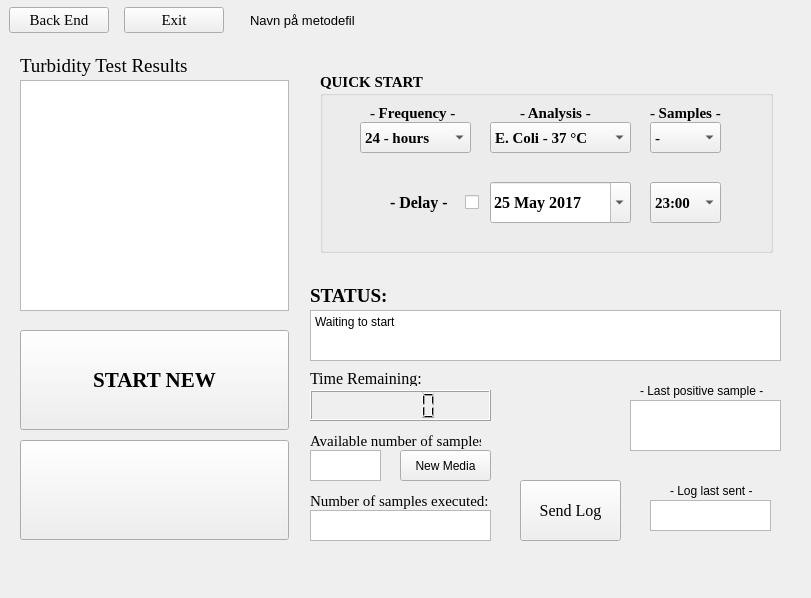
<?xml version="1.0" encoding="UTF-8"?>
<ui version="4.0">
 <class>Form</class>
 <widget class="QWidget" name="Form">
  <property name="geometry">
   <rect>
    <x>0</x>
    <y>0</y>
    <width>811</width>
    <height>598</height>
   </rect>
  </property>
  <property name="windowTitle">
   <string>Form</string>
  </property>
  <widget class="QLabel" name="label_4">
   <property name="geometry">
    <rect>
     <x>310</x>
     <y>280</y>
     <width>81</width>
     <height>31</height>
    </rect>
   </property>
   <property name="font">
    <font>
     <family>Times New Roman</family>
     <pointsize>14</pointsize>
     <weight>75</weight>
     <bold>true</bold>
    </font>
   </property>
   <property name="text">
    <string>STATUS:</string>
   </property>
  </widget>
  <widget class="QTextBrowser" name="status_browser">
   <property name="geometry">
    <rect>
     <x>310</x>
     <y>310</y>
     <width>471</width>
     <height>51</height>
    </rect>
   </property>
   <property name="html">
    <string>&lt;!DOCTYPE HTML PUBLIC &quot;-//W3C//DTD HTML 4.0//EN&quot; &quot;http://www.w3.org/TR/REC-html40/strict.dtd&quot;&gt;
&lt;html&gt;&lt;head&gt;&lt;meta name=&quot;qrichtext&quot; content=&quot;1&quot; /&gt;&lt;style type=&quot;text/css&quot;&gt;
p, li { white-space: pre-wrap; }
&lt;/style&gt;&lt;/head&gt;&lt;body style=&quot; font-family:'MS Shell Dlg 2'; font-size:8.25pt; font-weight:400; font-style:normal;&quot;&gt;
&lt;p style=&quot; margin-top:0px; margin-bottom:0px; margin-left:0px; margin-right:0px; -qt-block-indent:0; text-indent:0px;&quot;&gt;&lt;span style=&quot; font-size:9pt;&quot;&gt;Waiting to start&lt;/span&gt;&lt;/p&gt;&lt;/body&gt;&lt;/html&gt;</string>
   </property>
  </widget>
  <widget class="QLabel" name="label_7">
   <property name="geometry">
    <rect>
     <x>640</x>
     <y>380</y>
     <width>131</width>
     <height>21</height>
    </rect>
   </property>
   <property name="font">
    <font>
     <pointsize>9</pointsize>
    </font>
   </property>
   <property name="text">
    <string>- Last positive sample -</string>
   </property>
  </widget>
  <widget class="QLabel" name="label_12">
   <property name="geometry">
    <rect>
     <x>310</x>
     <y>370</y>
     <width>111</width>
     <height>16</height>
    </rect>
   </property>
   <property name="font">
    <font>
     <family>Times New Roman</family>
     <pointsize>12</pointsize>
    </font>
   </property>
   <property name="text">
    <string>Time Remaining:</string>
   </property>
  </widget>
  <widget class="QWidget" name="horizontalLayoutWidget">
   <property name="geometry">
    <rect>
     <x>0</x>
     <y>0</y>
     <width>234</width>
     <height>41</height>
    </rect>
   </property>
   <layout class="QHBoxLayout" name="horizontalLayout_2">
    <item>
     <widget class="QPushButton" name="BE_btn">
      <property name="minimumSize">
       <size>
        <width>100</width>
        <height>0</height>
       </size>
      </property>
      <property name="maximumSize">
       <size>
        <width>100</width>
        <height>16777215</height>
       </size>
      </property>
      <property name="font">
       <font>
        <family>Times New Roman</family>
        <pointsize>11</pointsize>
       </font>
      </property>
      <property name="text">
       <string>Back End</string>
      </property>
     </widget>
    </item>
    <item>
     <widget class="QPushButton" name="exit_btn">
      <property name="minimumSize">
       <size>
        <width>100</width>
        <height>0</height>
       </size>
      </property>
      <property name="maximumSize">
       <size>
        <width>100</width>
        <height>16777215</height>
       </size>
      </property>
      <property name="font">
       <font>
        <family>Times New Roman</family>
        <pointsize>11</pointsize>
       </font>
      </property>
      <property name="text">
       <string>Exit</string>
      </property>
     </widget>
    </item>
   </layout>
  </widget>
  <widget class="QTextBrowser" name="last_pos">
   <property name="geometry">
    <rect>
     <x>630</x>
     <y>400</y>
     <width>151</width>
     <height>51</height>
    </rect>
   </property>
   <property name="html">
    <string>&lt;!DOCTYPE HTML PUBLIC &quot;-//W3C//DTD HTML 4.0//EN&quot; &quot;http://www.w3.org/TR/REC-html40/strict.dtd&quot;&gt;
&lt;html&gt;&lt;head&gt;&lt;meta name=&quot;qrichtext&quot; content=&quot;1&quot; /&gt;&lt;style type=&quot;text/css&quot;&gt;
p, li { white-space: pre-wrap; }
&lt;/style&gt;&lt;/head&gt;&lt;body style=&quot; font-family:'MS Shell Dlg 2'; font-size:8.25pt; font-weight:400; font-style:normal;&quot;&gt;
&lt;p align=&quot;center&quot; style=&quot;-qt-paragraph-type:empty; margin-top:0px; margin-bottom:0px; margin-left:0px; margin-right:0px; -qt-block-indent:0; text-indent:0px; font-size:8pt;&quot;&gt;&lt;br /&gt;&lt;/p&gt;&lt;/body&gt;&lt;/html&gt;</string>
   </property>
  </widget>
  <widget class="QLabel" name="label_13">
   <property name="geometry">
    <rect>
     <x>670</x>
     <y>480</y>
     <width>91</width>
     <height>21</height>
    </rect>
   </property>
   <property name="text">
    <string>- Log last sent -</string>
   </property>
  </widget>
  <widget class="QTextBrowser" name="sampl_rem">
   <property name="geometry">
    <rect>
     <x>310</x>
     <y>450</y>
     <width>71</width>
     <height>31</height>
    </rect>
   </property>
   <property name="html">
    <string>&lt;!DOCTYPE HTML PUBLIC &quot;-//W3C//DTD HTML 4.0//EN&quot; &quot;http://www.w3.org/TR/REC-html40/strict.dtd&quot;&gt;
&lt;html&gt;&lt;head&gt;&lt;meta name=&quot;qrichtext&quot; content=&quot;1&quot; /&gt;&lt;style type=&quot;text/css&quot;&gt;
p, li { white-space: pre-wrap; }
&lt;/style&gt;&lt;/head&gt;&lt;body style=&quot; font-family:'MS Shell Dlg 2'; font-size:8.25pt; font-weight:400; font-style:normal;&quot;&gt;
&lt;p align=&quot;center&quot; style=&quot;-qt-paragraph-type:empty; margin-top:0px; margin-bottom:0px; margin-left:0px; margin-right:0px; -qt-block-indent:0; text-indent:0px; font-size:8pt;&quot;&gt;&lt;br /&gt;&lt;/p&gt;&lt;/body&gt;&lt;/html&gt;</string>
   </property>
  </widget>
  <widget class="QPushButton" name="logg_button">
   <property name="geometry">
    <rect>
     <x>520</x>
     <y>480</y>
     <width>101</width>
     <height>61</height>
    </rect>
   </property>
   <property name="font">
    <font>
     <family>Times New Roman</family>
     <pointsize>12</pointsize>
    </font>
   </property>
   <property name="text">
    <string>Send Log</string>
   </property>
  </widget>
  <widget class="QTextBrowser" name="log_sent">
   <property name="geometry">
    <rect>
     <x>650</x>
     <y>500</y>
     <width>121</width>
     <height>31</height>
    </rect>
   </property>
   <property name="html">
    <string>&lt;!DOCTYPE HTML PUBLIC &quot;-//W3C//DTD HTML 4.0//EN&quot; &quot;http://www.w3.org/TR/REC-html40/strict.dtd&quot;&gt;
&lt;html&gt;&lt;head&gt;&lt;meta name=&quot;qrichtext&quot; content=&quot;1&quot; /&gt;&lt;style type=&quot;text/css&quot;&gt;
p, li { white-space: pre-wrap; }
&lt;/style&gt;&lt;/head&gt;&lt;body style=&quot; font-family:'MS Shell Dlg 2'; font-size:8.25pt; font-weight:400; font-style:normal;&quot;&gt;
&lt;p align=&quot;center&quot; style=&quot;-qt-paragraph-type:empty; margin-top:0px; margin-bottom:0px; margin-left:0px; margin-right:0px; -qt-block-indent:0; text-indent:0px; font-size:8pt;&quot;&gt;&lt;br /&gt;&lt;/p&gt;&lt;/body&gt;&lt;/html&gt;</string>
   </property>
  </widget>
  <widget class="QLabel" name="label_14">
   <property name="geometry">
    <rect>
     <x>310</x>
     <y>430</y>
     <width>171</width>
     <height>21</height>
    </rect>
   </property>
   <property name="font">
    <font>
     <family>Times New Roman</family>
     <pointsize>11</pointsize>
    </font>
   </property>
   <property name="text">
    <string>Available number of samples:</string>
   </property>
  </widget>
  <widget class="QListView" name="turb_list">
   <property name="geometry">
    <rect>
     <x>20</x>
     <y>80</y>
     <width>269</width>
     <height>231</height>
    </rect>
   </property>
  </widget>
  <widget class="QPushButton" name="start_new">
   <property name="geometry">
    <rect>
     <x>20</x>
     <y>330</y>
     <width>269</width>
     <height>100</height>
    </rect>
   </property>
   <property name="minimumSize">
    <size>
     <width>0</width>
     <height>100</height>
    </size>
   </property>
   <property name="font">
    <font>
     <family>Times New Roman</family>
     <pointsize>16</pointsize>
     <weight>75</weight>
     <bold>true</bold>
    </font>
   </property>
   <property name="text">
    <string>START NEW</string>
   </property>
  </widget>
  <widget class="QLabel" name="label_5">
   <property name="geometry">
    <rect>
     <x>20</x>
     <y>50</y>
     <width>269</width>
     <height>31</height>
    </rect>
   </property>
   <property name="font">
    <font>
     <family>Times New Roman</family>
     <pointsize>14</pointsize>
    </font>
   </property>
   <property name="text">
    <string>Turbidity Test Results</string>
   </property>
  </widget>
  <widget class="QLabel" name="label_19">
   <property name="geometry">
    <rect>
     <x>310</x>
     <y>490</y>
     <width>181</width>
     <height>21</height>
    </rect>
   </property>
   <property name="font">
    <font>
     <family>Times New Roman</family>
     <pointsize>11</pointsize>
    </font>
   </property>
   <property name="text">
    <string>Number of samples executed:</string>
   </property>
  </widget>
  <widget class="QTextBrowser" name="sampl_rem_2">
   <property name="geometry">
    <rect>
     <x>310</x>
     <y>510</y>
     <width>181</width>
     <height>31</height>
    </rect>
   </property>
   <property name="html">
    <string>&lt;!DOCTYPE HTML PUBLIC &quot;-//W3C//DTD HTML 4.0//EN&quot; &quot;http://www.w3.org/TR/REC-html40/strict.dtd&quot;&gt;
&lt;html&gt;&lt;head&gt;&lt;meta name=&quot;qrichtext&quot; content=&quot;1&quot; /&gt;&lt;style type=&quot;text/css&quot;&gt;
p, li { white-space: pre-wrap; }
&lt;/style&gt;&lt;/head&gt;&lt;body style=&quot; font-family:'MS Shell Dlg 2'; font-size:8.25pt; font-weight:400; font-style:normal;&quot;&gt;
&lt;p align=&quot;center&quot; style=&quot;-qt-paragraph-type:empty; margin-top:0px; margin-bottom:0px; margin-left:0px; margin-right:0px; -qt-block-indent:0; text-indent:0px; font-size:8pt;&quot;&gt;&lt;br /&gt;&lt;/p&gt;&lt;/body&gt;&lt;/html&gt;</string>
   </property>
  </widget>
  <widget class="QWidget" name="plot_2" native="true">
   <property name="geometry">
    <rect>
     <x>310</x>
     <y>60</y>
     <width>471</width>
     <height>211</height>
    </rect>
   </property>
   <property name="sizePolicy">
    <sizepolicy hsizetype="Expanding" vsizetype="Expanding">
     <horstretch>0</horstretch>
     <verstretch>0</verstretch>
    </sizepolicy>
   </property>
   <layout class="QVBoxLayout" name="plot_3">
    <property name="sizeConstraint">
     <enum>QLayout::SetMaximumSize</enum>
    </property>
   </layout>
  </widget>
  <widget class="QLCDNumber" name="lcd_time">
   <property name="geometry">
    <rect>
     <x>310</x>
     <y>390</y>
     <width>181</width>
     <height>31</height>
    </rect>
   </property>
  </widget>
  <widget class="QGroupBox" name="quick_startbox">
   <property name="enabled">
    <bool>true</bool>
   </property>
   <property name="geometry">
    <rect>
     <x>320</x>
     <y>72</y>
     <width>453</width>
     <height>181</height>
    </rect>
   </property>
   <property name="font">
    <font>
     <family>Times New Roman</family>
     <pointsize>11</pointsize>
     <weight>75</weight>
     <bold>true</bold>
    </font>
   </property>
   <property name="title">
    <string>QUICK START</string>
   </property>
   <widget class="QComboBox" name="time_box">
    <property name="geometry">
     <rect>
      <x>330</x>
      <y>110</y>
      <width>71</width>
      <height>41</height>
     </rect>
    </property>
    <item>
     <property name="text">
      <string>23:00</string>
     </property>
    </item>
    <item>
     <property name="text">
      <string>22:00</string>
     </property>
    </item>
    <item>
     <property name="text">
      <string>21:00</string>
     </property>
    </item>
    <item>
     <property name="text">
      <string>20:00</string>
     </property>
    </item>
    <item>
     <property name="text">
      <string>19:00</string>
     </property>
    </item>
    <item>
     <property name="text">
      <string>18:00</string>
     </property>
    </item>
    <item>
     <property name="text">
      <string>17:00</string>
     </property>
    </item>
    <item>
     <property name="text">
      <string>16:00</string>
     </property>
    </item>
    <item>
     <property name="text">
      <string>15:00</string>
     </property>
    </item>
    <item>
     <property name="text">
      <string>14:00</string>
     </property>
    </item>
    <item>
     <property name="text">
      <string>13:00</string>
     </property>
    </item>
    <item>
     <property name="text">
      <string>12:00</string>
     </property>
    </item>
    <item>
     <property name="text">
      <string>11:00</string>
     </property>
    </item>
    <item>
     <property name="text">
      <string>10:00</string>
     </property>
    </item>
    <item>
     <property name="text">
      <string>09:00</string>
     </property>
    </item>
    <item>
     <property name="text">
      <string>08:00</string>
     </property>
    </item>
    <item>
     <property name="text">
      <string>07:00</string>
     </property>
    </item>
    <item>
     <property name="text">
      <string>06:00</string>
     </property>
    </item>
   </widget>
   <widget class="QComboBox" name="sampl_box">
    <property name="geometry">
     <rect>
      <x>330</x>
      <y>50</y>
      <width>71</width>
      <height>31</height>
     </rect>
    </property>
    <item>
     <property name="text">
      <string>-</string>
     </property>
    </item>
    <item>
     <property name="text">
      <string>1</string>
     </property>
    </item>
    <item>
     <property name="text">
      <string>2</string>
     </property>
    </item>
    <item>
     <property name="text">
      <string>3</string>
     </property>
    </item>
    <item>
     <property name="text">
      <string>4</string>
     </property>
    </item>
    <item>
     <property name="text">
      <string>5</string>
     </property>
    </item>
    <item>
     <property name="text">
      <string>6</string>
     </property>
    </item>
    <item>
     <property name="text">
      <string>7</string>
     </property>
    </item>
    <item>
     <property name="text">
      <string>8</string>
     </property>
    </item>
    <item>
     <property name="text">
      <string>9</string>
     </property>
    </item>
    <item>
     <property name="text">
      <string>10</string>
     </property>
    </item>
    <item>
     <property name="text">
      <string>11</string>
     </property>
    </item>
    <item>
     <property name="text">
      <string>12</string>
     </property>
    </item>
    <item>
     <property name="text">
      <string>13</string>
     </property>
    </item>
    <item>
     <property name="text">
      <string>14</string>
     </property>
    </item>
    <item>
     <property name="text">
      <string>15</string>
     </property>
    </item>
    <item>
     <property name="text">
      <string>16</string>
     </property>
    </item>
    <item>
     <property name="text">
      <string>17</string>
     </property>
    </item>
    <item>
     <property name="text">
      <string>18</string>
     </property>
    </item>
    <item>
     <property name="text">
      <string>19</string>
     </property>
    </item>
    <item>
     <property name="text">
      <string>20</string>
     </property>
    </item>
    <item>
     <property name="text">
      <string>21</string>
     </property>
    </item>
    <item>
     <property name="text">
      <string>22</string>
     </property>
    </item>
    <item>
     <property name="text">
      <string>23</string>
     </property>
    </item>
    <item>
     <property name="text">
      <string>24</string>
     </property>
    </item>
    <item>
     <property name="text">
      <string>25</string>
     </property>
    </item>
    <item>
     <property name="text">
      <string>26</string>
     </property>
    </item>
    <item>
     <property name="text">
      <string>27</string>
     </property>
    </item>
    <item>
     <property name="text">
      <string>28</string>
     </property>
    </item>
    <item>
     <property name="text">
      <string>29</string>
     </property>
    </item>
    <item>
     <property name="text">
      <string>30</string>
     </property>
    </item>
   </widget>
   <widget class="QCheckBox" name="delay_check">
    <property name="geometry">
     <rect>
      <x>145</x>
      <y>120</y>
      <width>21</width>
      <height>21</height>
     </rect>
    </property>
    <property name="text">
     <string/>
    </property>
   </widget>
   <widget class="QComboBox" name="freq_box">
    <property name="geometry">
     <rect>
      <x>40</x>
      <y>50</y>
      <width>111</width>
      <height>31</height>
     </rect>
    </property>
    <item>
     <property name="text">
      <string>24 - hours</string>
     </property>
    </item>
    <item>
     <property name="text">
      <string>23 - hours</string>
     </property>
    </item>
    <item>
     <property name="text">
      <string>22 - hours</string>
     </property>
    </item>
    <item>
     <property name="text">
      <string>21 - hours</string>
     </property>
    </item>
    <item>
     <property name="text">
      <string>20 - hours</string>
     </property>
    </item>
   </widget>
   <widget class="QComboBox" name="bact_box">
    <property name="geometry">
     <rect>
      <x>170</x>
      <y>50</y>
      <width>141</width>
      <height>31</height>
     </rect>
    </property>
    <item>
     <property name="text">
      <string>E. Coli - 37 °C</string>
     </property>
    </item>
    <item>
     <property name="text">
      <string>Coliform - 37 °C</string>
     </property>
    </item>
    <item>
     <property name="text">
      <string>Fecal - 44 °C</string>
     </property>
    </item>
   </widget>
   <widget class="QLabel" name="label_15">
    <property name="geometry">
     <rect>
      <x>70</x>
      <y>120</y>
      <width>71</width>
      <height>21</height>
     </rect>
    </property>
    <property name="font">
     <font>
      <pointsize>12</pointsize>
     </font>
    </property>
    <property name="text">
     <string>- Delay -</string>
    </property>
   </widget>
   <widget class="QDateEdit" name="date_edit">
    <property name="geometry">
     <rect>
      <x>170</x>
      <y>110</y>
      <width>141</width>
      <height>41</height>
     </rect>
    </property>
    <property name="font">
     <font>
      <pointsize>12</pointsize>
     </font>
    </property>
    <property name="date">
     <date>
      <year>2017</year>
      <month>5</month>
      <day>25</day>
     </date>
    </property>
    <property name="minimumDate">
     <date>
      <year>2017</year>
      <month>4</month>
      <day>14</day>
     </date>
    </property>
    <property name="calendarPopup">
     <bool>true</bool>
    </property>
   </widget>
   <widget class="QLabel" name="label_16">
    <property name="geometry">
     <rect>
      <x>50</x>
      <y>30</y>
      <width>91</width>
      <height>21</height>
     </rect>
    </property>
    <property name="font">
     <font>
      <pointsize>11</pointsize>
     </font>
    </property>
    <property name="text">
     <string>- Frequency -</string>
    </property>
   </widget>
   <widget class="QLabel" name="label_17">
    <property name="geometry">
     <rect>
      <x>200</x>
      <y>30</y>
      <width>71</width>
      <height>21</height>
     </rect>
    </property>
    <property name="font">
     <font>
      <pointsize>11</pointsize>
     </font>
    </property>
    <property name="text">
     <string>- Analysis -</string>
    </property>
   </widget>
   <widget class="QLabel" name="label_18">
    <property name="geometry">
     <rect>
      <x>330</x>
      <y>30</y>
      <width>81</width>
      <height>21</height>
     </rect>
    </property>
    <property name="font">
     <font>
      <pointsize>11</pointsize>
     </font>
    </property>
    <property name="text">
     <string>- Samples -</string>
    </property>
   </widget>
  </widget>
  <widget class="QPushButton" name="stop_btn">
   <property name="geometry">
    <rect>
     <x>20</x>
     <y>440</y>
     <width>269</width>
     <height>100</height>
    </rect>
   </property>
   <property name="minimumSize">
    <size>
     <width>0</width>
     <height>100</height>
    </size>
   </property>
   <property name="font">
    <font>
     <family>Times New Roman</family>
     <pointsize>16</pointsize>
     <weight>75</weight>
     <bold>true</bold>
    </font>
   </property>
   <property name="text">
    <string/>
   </property>
  </widget>
  <widget class="QPushButton" name="media_btn">
   <property name="geometry">
    <rect>
     <x>400</x>
     <y>450</y>
     <width>91</width>
     <height>31</height>
    </rect>
   </property>
   <property name="text">
    <string>New Media</string>
   </property>
  </widget>
  <widget class="QLabel" name="method_label">
   <property name="geometry">
    <rect>
     <x>250</x>
     <y>10</y>
     <width>251</width>
     <height>21</height>
    </rect>
   </property>
   <property name="font">
    <font>
     <pointsize>10</pointsize>
    </font>
   </property>
   <property name="text">
    <string>Navn på metodefil</string>
   </property>
  </widget>
 </widget>
 <resources/>
 <connections/>
</ui>
